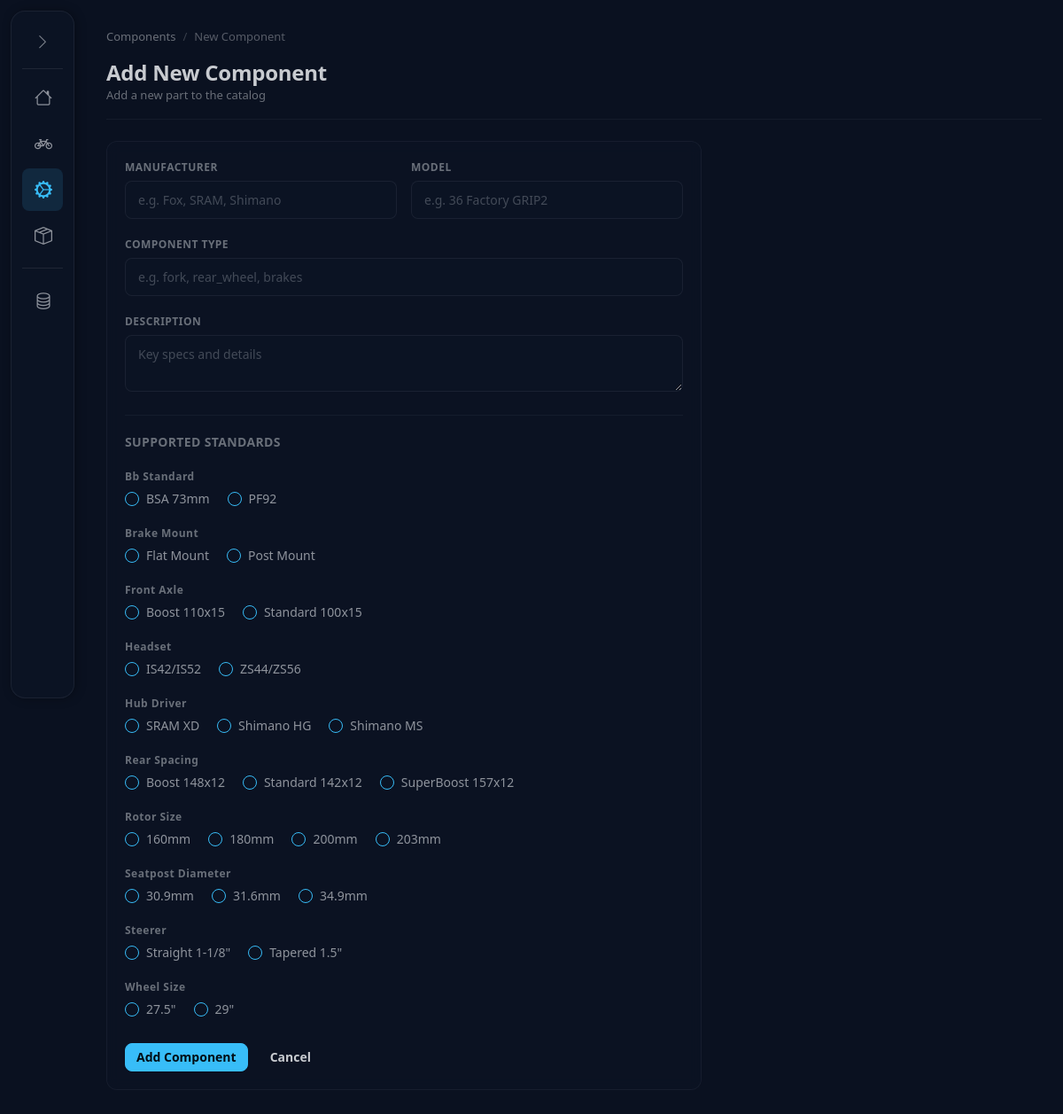
The app's page /components/new with its own data.
### tables this page shows
CREATE TABLE standards (
    id INTEGER PRIMARY KEY AUTOINCREMENT,
    category TEXT NOT NULL,
    value TEXT NOT NULL,
    description TEXT,
    UNIQUE(category, value)
);

### bikebuild/web.py (the view, shortened to what this page needs)
@app.route('/components/new', methods=['GET', 'POST'])
def component_new():
    standards = query_db("SELECT * FROM standards ORDER BY category, value")
    categories = sorted(set(s['category'] for s in standards))
    types = query_db("SELECT DISTINCT component_type FROM components ORDER BY component_type")
    return render_template('component_form.html', comp=None, standards=standards,
                           categories=categories, types=types)

### bikebuild/web.py (called while the page is built)
def get_db():
    if 'db' not in g:
        g.db = sqlite3.connect(DATABASE)
        g.db.row_factory = sqlite3.Row
        g.db.execute("PRAGMA foreign_keys = ON")
    return g.db

def query_db(query, args=(), one=False):
    cur = get_db().execute(query, args)
    rv = cur.fetchall()
    cur.close()
    return (rv[0] if rv else None) if one else rv

### bikebuild/templates/component_form.html (shortened to what this page needs)
{% extends "base.html" %}
{% block content %}
<div class="dash-breadcrumbs">
    <a href="{{ url_for('components_list') }}">Components</a>
    <span class="sep"></span>
    <span>{{ 'Edit' if comp else 'New Component' }}</span>
</div>
<div class="page-header">
    <div>
        <h1 class="page-title">{{ 'Edit Component' if comp else 'Add New Component' }}</h1>
        <p class="page-subtitle">{{ 'Update component details and standards' if comp else 'Add a new part to the catalog' }}</p>
    </div>
</div>
<div class="dash-panel max-w-2xl">
    <form method="POST" class="p-5 space-y-5">
        <div class="grid grid-cols-1 md:grid-cols-2 gap-4">
            <div>
                <label class="dash-label">Manufacturer</label>
                <input type="text" name="manufacturer" class="dash-input" required value="{{ comp.manufacturer if comp else '' }}" placeholder="e.g. Fox, SRAM, Shimano">
            </div>
            <div>
                <label class="dash-label">Model</label>
                <input type="text" name="model" class="dash-input" required value="{{ comp.model if comp else '' }}" placeholder="e.g. 36 Factory GRIP2">
            </div>
        </div>
        <div>
            <label class="dash-label">Component Type</label>
            <input type="text" name="component_type" class="dash-input" required
                   value="{{ comp.component_type if comp else '' }}"
                   list="type_suggestions" placeholder="e.g. fork, rear_wheel, brakes">
        </div>
        <div>
            <label class="dash-label">Description</label>
            <textarea name="description" class="dash-input" rows="2" placeholder="Key specs and details">{{ comp.description if comp and comp.description else '' }}</textarea>
        </div>
        <div class="h-px bg-base-content/5"></div>
        <h3 class="text-sm font-semibold uppercase tracking-wide text-base-content/50">Supported Standards</h3>
        {% for cat in categories %}
        <div class="mb-1">
            <label class="dash-label capitalize">{{ cat.replace('_', ' ') }}</label>
            <div class="flex flex-wrap gap-x-5 gap-y-2">
                {% for s in standards if s.category == cat %}
                <label class="flex items-center gap-2 cursor-pointer text-sm">
                    <input type="checkbox" name="standards" value="{{ s.id }}" class="checkbox checkbox-xs checkbox-primary"
                           {{ 'checked' if current_std_ids is defined and s.id in current_std_ids }}>
                    <span class="text-base-content/70">{{ s.value }}</span>
                </label>
                {% endfor %}
            </div>
        </div>
        {% endfor %}
        <div class="flex gap-3 pt-2">
            <button type="submit" class="btn btn-sm btn-primary">{{ 'Save Changes' if comp else 'Add Component' }}</button>
            <a href="{{ url_for('components_list') }}" class="btn btn-sm btn-ghost">Cancel</a>
        </div>
    </form>
</div>
{% endblock %}

### bikebuild/static/style.css (style rules this page uses)
.dash-panel { background: oklch(var(--b2) / 0.6); backdrop-filter: blur(8px); -webkit-backdrop-filter: blur(8px); border: 1px solid oklch(var(--bc) / 0.06); border-radius: 0.75rem; overflow: hidden; }
.page-header { display: flex; flex-wrap: wrap; align-items: flex-end; justify-content: space-between; gap: 1rem; padding-bottom: 1rem; margin-bottom: 1.5rem; border-bottom: 1px solid oklch(var(--bc) / 0.06); }
.page-title { font-size: 1.5rem; font-weight: 700; letter-spacing: -0.01em; line-height: 1.2; }
.page-subtitle { font-size: 0.8125rem; color: oklch(var(--bc) / 0.5); margin-top: 0.125rem; }
.dash-breadcrumbs { display: flex; align-items: center; gap: 0.375rem; font-size: 0.8125rem; color: oklch(var(--bc) / 0.4); margin-bottom: 1rem; }
.dash-breadcrumbs a { color: oklch(var(--bc) / 0.5); text-decoration: none; transition: color 0.15s; }
.dash-breadcrumbs .sep::before { content: '/'; margin: 0 0.125rem; color: oklch(var(--bc) / 0.25); }
.dash-input { width: 100%; padding: 0.625rem 0.875rem; font-size: 0.875rem; background: oklch(var(--b2) / 0.5); border: 1px solid oklch(var(--bc) / 0.08); border-radius: 0.5rem; color: oklch(var(--bc)); outline: none; transition: border-color 0.2s, box-shadow 0.2s; }
.dash-input::placeholder { color: oklch(var(--bc) / 0.3); }
textarea.dash-input { resize: vertical; }
.dash-label { display: block; font-size: 0.75rem; font-weight: 600; text-transform: uppercase; letter-spacing: 0.04em; color: oklch(var(--bc) / 0.5); margin-bottom: 0.375rem; }

### records on screen
standards: replace "Bb Standard", value "BSA 73mm"
standards: value "PF92"
standards: replace "Brake Mount", value "Flat Mount"
standards: value "Post Mount"
standards: replace "Front Axle", value "Boost 110x15"
standards: value "Standard 100x15"
standards: replace "Headset", value "IS42/IS52"
standards: value "ZS44/ZS56"
standards: replace "Hub Driver", value "SRAM XD"
standards: value "Shimano HG"
standards: value "Shimano MS"
standards: replace "Rear Spacing", value "Boost 148x12"
standards: value "Standard 142x12"
standards: value "SuperBoost 157x12"
standards: replace "Rotor Size", value "160mm"
standards: value "180mm"
standards: value "200mm"
standards: value "203mm"
standards: replace "Seatpost Diameter", value "30.9mm"
standards: value "31.6mm"
standards: value "34.9mm"
standards: replace "Steerer", value "Straight 1-1/8\""
standards: value "Tapered 1.5\""
standards: replace "Wheel Size", value "27.5\""
standards: value "29\""

### other values on screen
{{ 'Edit' if comp else 'New Component' }} "New Component"
{{ 'Edit Component' if comp else 'Add New Component' }} "Add New Component"
{{ 'Save Changes' if comp else 'Add Component' }} "Add Component"
